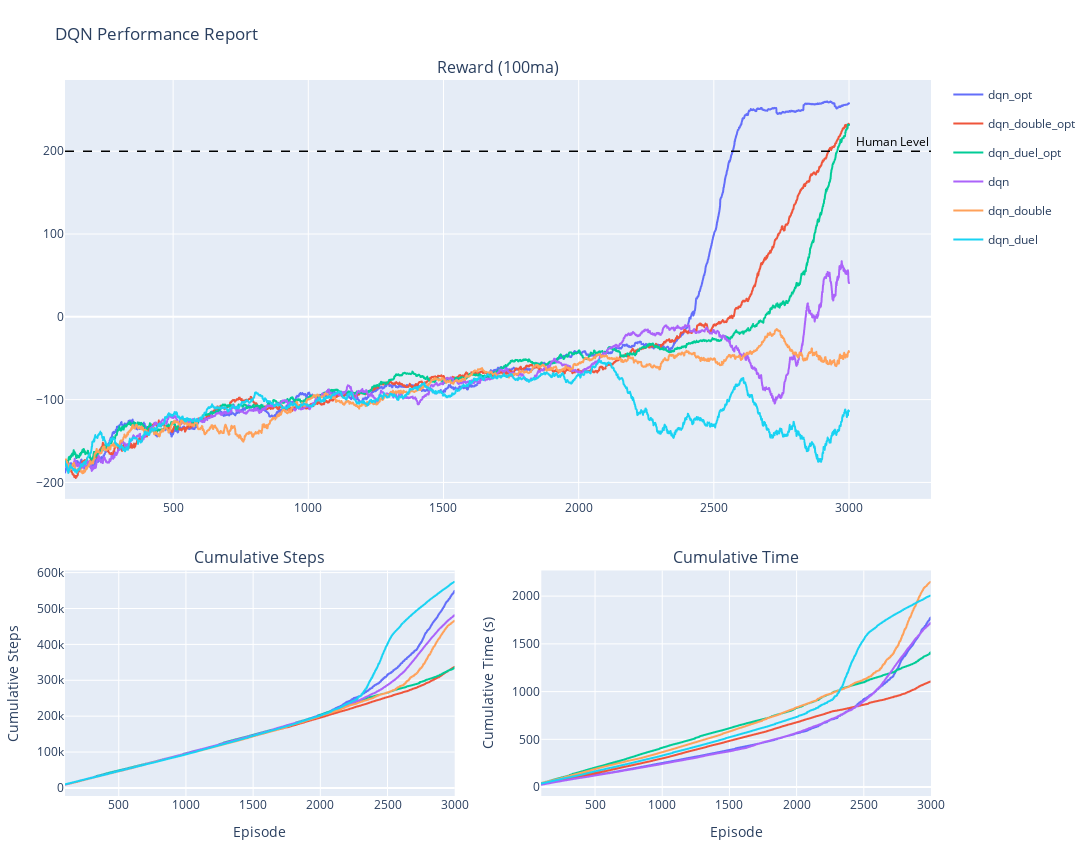

Here is the notebook cell this chart was saved with:
### Code cell
fig = make_subplots(rows=2, cols=2, 
                   subplot_titles=("Reward (100ma)", "Cumulative Steps", "Cumulative Time"),
                   vertical_spacing=0.1,
                   column_widths=[0.5, 0.5],
                   row_heights=[0.65, 0.35],  
                   specs=[[{"colspan": 2}, None], [{}, {}]])

# Fix the typo in the filter: 'dnq' should be 'dqn'
fig_ppo_reward = px.line(df[df.id.str.contains('dqn')], x='episode', y='reward_100ma', color='id', title='DQN Reward (100ma)', width=1000, height=500)
fig_ppo_cumls_steps = px.line(df[df.id.str.contains('dqn')], x='episode', y='cumls_steps', color='id', title='DQN Cumulative Steps', width=1000, height=500)
fig_ppo_cumls_time = px.line(df[df.id.str.contains('dqn')], x='episode', y='cumls_time', color='id', title='DQN Cumulative Time', width=1000, height=500)

used_names = set()  
for trace in dqn_reward.data:
    if trace.name in used_names:
        trace.showlegend = False
    else:
        used_names.add(trace.name)
    fig.add_trace(trace, row=1, col=1)
    
for trace in fig_ppo_cumls_steps.data:
    trace.showlegend = False
    fig.add_trace(trace, row=2, col=1)
    
for trace in fig_ppo_cumls_time.data:
    trace.showlegend = False
    fig.add_trace(trace, row=2, col=2)

# Add reference lines with annotations
x_min = df[df.id.str.contains('dqn')]['episode'].min()
x_max = df[df.id.str.contains('dqn')]['episode'].max()

fig.add_annotation(
    x=x_max, y=200, text="Human Level", showarrow=False,
    xanchor="left", xshift=5, yshift=10,  
    font=dict(color="black", size=12),
    row=1, col=1
)

fig.add_hline(
    y=200,
    line=dict(color="black", width=1.5, dash="dash"),
    row=1, col=1
)

# Update axis titles for better clarity
fig.update_xaxes(title_text="Episode", row=2, col=1)
fig.update_xaxes(title_text="Episode", row=2, col=2)
fig.update_yaxes(title_text="Cumulative Steps", row=2, col=1)
fig.update_yaxes(title_text="Cumulative Time (s)", row=2, col=2)

fig.update_layout(
    height=850,
    width=1300,
    title_text="DQN Performance Report",
    hovermode="x unified", 
    margin=dict(t=80, l=50, r=50, b=50)
)

### Figure 1 — Plotly figure (JSON) as saved in the notebook; plotly's stock layout.template omitted (floating-point values rounded to 4 significant figures; data arrays with more than 128 entries replaced by an {"elided": "..."} marker saying what was removed)
{"data": [{"hovertemplate": "id=dqn_opt<br>episode=%{x}<br>reward_100ma=%{y}<extra></extra>", "legendgroup": "dqn_opt", "line": {"color": "#636efa", "dash": "solid"}, "marker": {"symbol": "circle"}, "mode": "lines", "name": "dqn_opt", "showlegend": true, "type": "scattergl", "x": {"elided": "2901 int values"}, "xaxis": "x", "y": {"elided": "2901 float values"}, "yaxis": "y"}, {"hovertemplate": "id=dqn_double_opt<br>episode=%{x}<br>reward_100ma=%{y}<extra></extra>", "legendgroup": "dqn_double_opt", "line": {"color": "#EF553B", "dash": "solid"}, "marker": {"symbol": "circle"}, "mode": "lines", "name": "dqn_double_opt", "showlegend": true, "type": "scattergl", "x": {"elided": "2901 int values"}, "xaxis": "x", "y": {"elided": "2901 float values"}, "yaxis": "y"}, {"hovertemplate": "id=dqn_duel_opt<br>episode=%{x}<br>reward_100ma=%{y}<extra></extra>", "legendgroup": "dqn_duel_opt", "line": {"color": "#00cc96", "dash": "solid"}, "marker": {"symbol": "circle"}, "mode": "lines", "name": "dqn_duel_opt", "showlegend": true, "type": "scattergl", "x": {"elided": "2901 int values"}, "xaxis": "x", "y": {"elided": "2901 float values"}, "yaxis": "y"}, {"hovertemplate": "id=dqn<br>episode=%{x}<br>reward_100ma=%{y}<extra></extra>", "legendgroup": "dqn", "line": {"color": "#ab63fa", "dash": "solid"}, "marker": {"symbol": "circle"}, "mode": "lines", "name": "dqn", "showlegend": true, "type": "scattergl", "x": {"elided": "2901 int values"}, "xaxis": "x", "y": {"elided": "2901 float values"}, "yaxis": "y"}, {"hovertemplate": "id=dqn_double<br>episode=%{x}<br>reward_100ma=%{y}<extra></extra>", "legendgroup": "dqn_double", "line": {"color": "#FFA15A", "dash": "solid"}, "marker": {"symbol": "circle"}, "mode": "lines", "name": "dqn_double", "showlegend": true, "type": "scattergl", "x": {"elided": "2901 int values"}, "xaxis": "x", "y": {"elided": "2901 float values"}, "yaxis": "y"}, {"hovertemplate": "id=dqn_duel<br>episode=%{x}<br>reward_100ma=%{y}<extra></extra>", "legendgroup": "dqn_duel", "line": {"color": "#19d3f3", "dash": "solid"}, "marker": {"symbol": "circle"}, "mode": "lines", "name": "dqn_duel", "showlegend": true, "type": "scattergl", "x": {"elided": "2901 int values"}, "xaxis": "x", "y": {"elided": "2901 float values"}, "yaxis": "y"}, {"hovertemplate": "id=dqn<br>episode=%{x}<br>cumls_steps=%{y}<extra></extra>", "legendgroup": "dqn", "line": {"color": "#636efa", "dash": "solid"}, "marker": {"symbol": "circle"}, "mode": "lines", "name": "dqn", "showlegend": false, "type": "scattergl", "x": {"elided": "2901 int values"}, "xaxis": "x2", "y": {"elided": "2901 int values"}, "yaxis": "y2"}, {"hovertemplate": "id=dqn_double<br>episode=%{x}<br>cumls_steps=%{y}<extra></extra>", "legendgroup": "dqn_double", "line": {"color": "#EF553B", "dash": "solid"}, "marker": {"symbol": "circle"}, "mode": "lines", "name": "dqn_double", "showlegend": false, "type": "scattergl", "x": {"elided": "2901 int values"}, "xaxis": "x2", "y": {"elided": "2901 int values"}, "yaxis": "y2"}, {"hovertemplate": "id=dqn_duel<br>episode=%{x}<br>cumls_steps=%{y}<extra></extra>", "legendgroup": "dqn_duel", "line": {"color": "#00cc96", "dash": "solid"}, "marker": {"symbol": "circle"}, "mode": "lines", "name": "dqn_duel", "showlegend": false, "type": "scattergl", "x": {"elided": "2901 int values"}, "xaxis": "x2", "y": {"elided": "2901 int values"}, "yaxis": "y2"}, {"hovertemplate": "id=dqn_double_opt<br>episode=%{x}<br>cumls_steps=%{y}<extra></extra>", "legendgroup": "dqn_double_opt", "line": {"color": "#ab63fa", "dash": "solid"}, "marker": {"symbol": "circle"}, "mode": "lines", "name": "dqn_double_opt", "showlegend": false, "type": "scattergl", "x": {"elided": "2901 int values"}, "xaxis": "x2", "y": {"elided": "2901 int values"}, "yaxis": "y2"}, {"hovertemplate": "id=dqn_duel_opt<br>episode=%{x}<br>cumls_steps=%{y}<extra></extra>", "legendgroup": "dqn_duel_opt", "line": {"color": "#FFA15A", "dash": "solid"}, "marker": {"symbol": "circle"}, "mode": "lines", "name": "dqn_duel_opt", "showlegend": false, "type": "scattergl", "x": {"elided": "2901 int values"}, "xaxis": "x2", "y": {"elided": "2901 int values"}, "yaxis": "y2"}, {"hovertemplate": "id=dqn_opt<br>episode=%{x}<br>cumls_steps=%{y}<extra></extra>", "legendgroup": "dqn_opt", "line": {"color": "#19d3f3", "dash": "solid"}, "marker": {"symbol": "circle"}, "mode": "lines", "name": "dqn_opt", "showlegend": false, "type": "scattergl", "x": {"elided": "2901 int values"}, "xaxis": "x2", "y": {"elided": "2901 int values"}, "yaxis": "y2"}, {"hovertemplate": "id=dqn<br>episode=%{x}<br>cumls_time=%{y}<extra></extra>", "legendgroup": "dqn", "line": {"color": "#636efa", "dash": "solid"}, "marker": {"symbol": "circle"}, "mode": "lines", "name": "dqn", "showlegend": false, "type": "scattergl", "x": {"elided": "2901 int values"}, "xaxis": "x3", "y": {"elided": "2901 float values"}, "yaxis": "y3"}, {"hovertemplate": "id=dqn_double<br>episode=%{x}<br>cumls_time=%{y}<extra></extra>", "legendgroup": "dqn_double", "line": {"color": "#EF553B", "dash": "solid"}, "marker": {"symbol": "circle"}, "mode": "lines", "name": "dqn_double", "showlegend": false, "type": "scattergl", "x": {"elided": "2901 int values"}, "xaxis": "x3", "y": {"elided": "2901 float values"}, "yaxis": "y3"}, {"hovertemplate": "id=dqn_duel<br>episode=%{x}<br>cumls_time=%{y}<extra></extra>", "legendgroup": "dqn_duel", "line": {"color": "#00cc96", "dash": "solid"}, "marker": {"symbol": "circle"}, "mode": "lines", "name": "dqn_duel", "showlegend": false, "type": "scattergl", "x": {"elided": "2901 int values"}, "xaxis": "x3", "y": {"elided": "2901 float values"}, "yaxis": "y3"}, {"hovertemplate": "id=dqn_double_opt<br>episode=%{x}<br>cumls_time=%{y}<extra></extra>", "legendgroup": "dqn_double_opt", "line": {"color": "#ab63fa", "dash": "solid"}, "marker": {"symbol": "circle"}, "mode": "lines", "name": "dqn_double_opt", "showlegend": false, "type": "scattergl", "x": {"elided": "2901 int values"}, "xaxis": "x3", "y": {"elided": "2901 float values"}, "yaxis": "y3"}, {"hovertemplate": "id=dqn_duel_opt<br>episode=%{x}<br>cumls_time=%{y}<extra></extra>", "legendgroup": "dqn_duel_opt", "line": {"color": "#FFA15A", "dash": "solid"}, "marker": {"symbol": "circle"}, "mode": "lines", "name": "dqn_duel_opt", "showlegend": false, "type": "scattergl", "x": {"elided": "2901 int values"}, "xaxis": "x3", "y": {"elided": "2901 float values"}, "yaxis": "y3"}, {"hovertemplate": "id=dqn_opt<br>episode=%{x}<br>cumls_time=%{y}<extra></extra>", "legendgroup": "dqn_opt", "line": {"color": "#19d3f3", "dash": "solid"}, "marker": {"symbol": "circle"}, "mode": "lines", "name": "dqn_opt", "showlegend": false, "type": "scattergl", "x": {"elided": "2901 int values"}, "xaxis": "x3", "y": {"elided": "2901 float values"}, "yaxis": "y3"}], "layout": {"annotations": [{"font": {"size": 16}, "showarrow": false, "text": "Reward (100ma)", "x": 0.5, "xanchor": "center", "xref": "paper", "y": 1, "yanchor": "bottom", "yref": "paper"}, {"font": {"size": 16}, "showarrow": false, "text": "Cumulative Steps", "x": 0.225, "xanchor": "center", "xref": "paper", "y": 0.315, "yanchor": "bottom", "yref": "paper"}, {"font": {"size": 16}, "showarrow": false, "text": "Cumulative Time", "x": 0.775, "xanchor": "center", "xref": "paper", "y": 0.315, "yanchor": "bottom", "yref": "paper"}, {"font": {"color": "black", "size": 12}, "showarrow": false, "text": "Human Level", "x": 3000, "xanchor": "left", "xref": "x", "xshift": 5, "y": 200, "yref": "y", "yshift": 10}], "height": 850, "hovermode": "x unified", "margin": {"b": 50, "l": 50, "r": 50, "t": 80}, "shapes": [{"line": {"color": "black", "dash": "dash", "width": 1.5}, "type": "line", "x0": 0, "x1": 1, "xref": "x domain", "y0": 200, "y1": 200, "yref": "y"}], "title": {"text": "DQN Performance Report"}, "width": 1300, "xaxis": {"anchor": "y", "domain": [0, 1]}, "xaxis2": {"anchor": "y2", "domain": [0, 0.45], "title": {"text": "Episode"}}, "xaxis3": {"anchor": "y3", "domain": [0.55, 1], "title": {"text": "Episode"}}, "yaxis": {"anchor": "x", "domain": [0.415, 1]}, "yaxis2": {"anchor": "x2", "domain": [0, 0.315], "title": {"text": "Cumulative Steps"}}, "yaxis3": {"anchor": "x3", "domain": [0, 0.315], "title": {"text": "Cumulative Time (s)"}}}}
